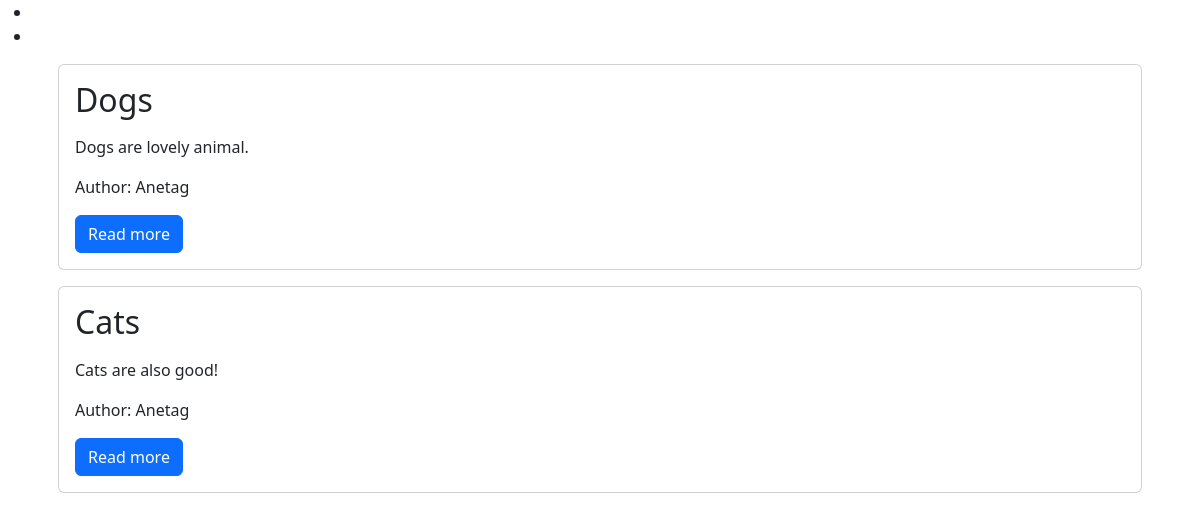
Before: / with the older database file.
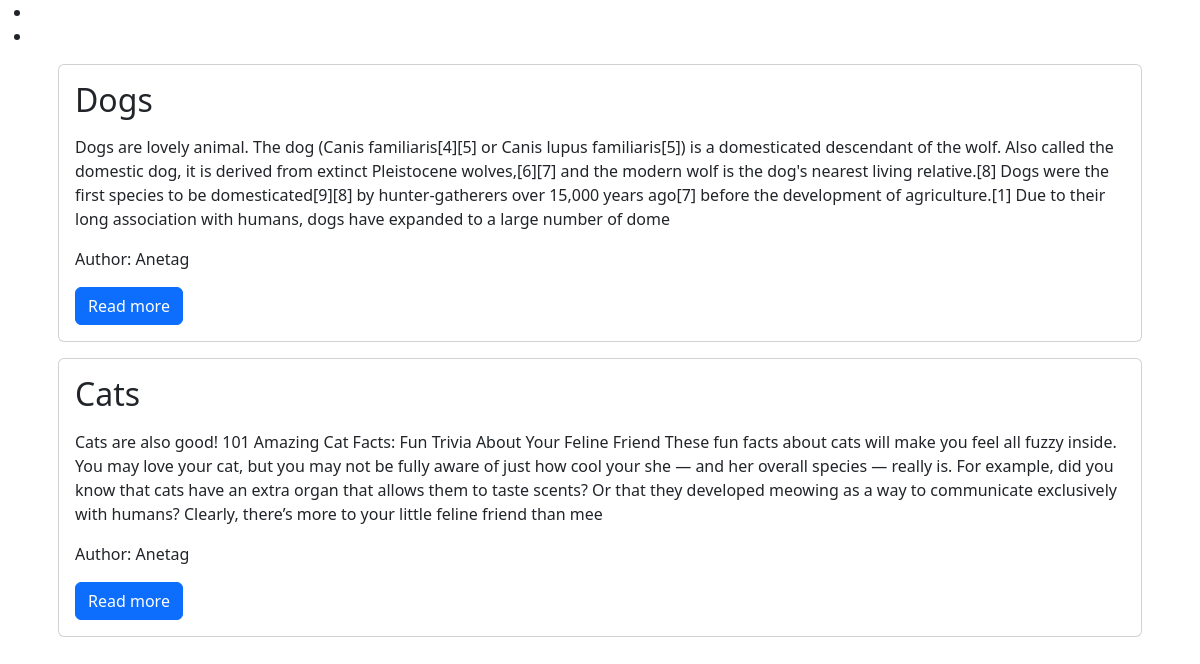
After: the same page with the newer database file.
### blog/models.py (models this page shows, shortened)
class Post(models.Model):
    title = models.CharField(max_length=200)
    content = models.TextField()
    date_created = models.DateTimeField(auto_now_add=True)
    slug = models.SlugField(max_length=200, unique=True)
    author = models.ForeignKey(to=User, on_delete=models.CASCADE)
    status = models.IntegerField(choices=STATUS, default=0)

### blog/views.py (the view)
# urls.py: path('', views.PostList.as_view(), name='home')
class PostList(generic.ListView):
    queryset = Post.objects.filter(status=1).order_by('-date_created')
    template_name = 'index.html'

### templates/index.html
{% extends 'base.html' %}
{% block content %}
<div class="container">
    {% for post in post_list %}
        <div class="card m-3">
            <div class="card-body">
                <h2 class="card-title">
                    {{post.title}}
                </h2>
                <p class="card-text">
                    <p>{{post.content | slice:"500"}}</p>
                </p>
                <p class="card-text">
                    Author: {{post.author | title}}
                </p>
                <a class="btn btn-primary" href="{% url 'blog_view' post.slug %}">Read more</a>
            </div>
        </div>
    {% endfor %}
    </div>
{% endblock %}

### templates/base.html (shortened to what this page needs)
<!DOCTYPE html>
<html lang="en">
<head>
    <link href="https://cdn.jsdelivr.net/npm/bootstrap@5.3.2/dist/css/bootstrap.min.css" rel="stylesheet">
</head>
<body>
<nav>
    <div>
        <ul>
            <li>
            </li>
            <li>
            </li>
        </ul>
    </div>
</nav>
{% block content %}
{% endblock %}
</body>
</html>

Changed rows visible on the page:
changed Post "Dogs": content "Dogs are lovely animal." → "Dogs are lovely animal. The dog (Canis familiaris[4][5] or Canis lupus familiaris[5]) is a domesticated descendant of the wolf. Also called the domestic dog, it is derived from extinct Pleistocene wolves,[6][7] and the modern wolf is the dog's nearest living relative.[8] Dogs were the first species to be domesticated[9][8] by hunter-gatherers over 15,000 years ago[7] before the development of agriculture.[1] Due to their long association with humans, dogs have expanded to a large number of dome"
changed Post "Cats": content "Cats are also good!" → "Cats are also good! 101 Amazing Cat Facts: Fun Trivia About Your Feline Friend These fun facts about cats will make you feel all fuzzy inside. You may love your cat, but you may not be fully aware of just how cool your she — and her overall species — really is. For example, did you know that cats have an extra organ that allows them to taste scents? Or that they developed meowing as a way to communicate exclusively with humans? Clearly, there’s more to your little feline friend than mee"
